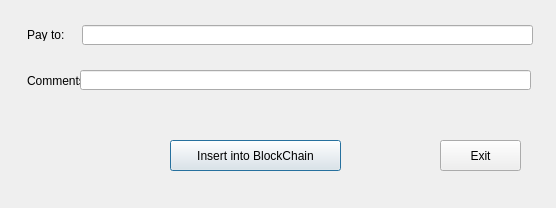
<?xml version="1.0" encoding="UTF-8"?>
<ui version="4.0">
 <class>CommentDialog</class>
 <widget class="QDialog" name="CommentDialog">
  <property name="geometry">
   <rect>
    <x>0</x>
    <y>0</y>
    <width>556</width>
    <height>208</height>
   </rect>
  </property>
  <property name="windowTitle">
   <string>Insert your comments into blockchain</string>
  </property>
  <widget class="QPushButton" name="insertButton">
   <property name="geometry">
    <rect>
     <x>170</x>
     <y>140</y>
     <width>171</width>
     <height>31</height>
    </rect>
   </property>
   <property name="text">
    <string>Insert into BlockChain</string>
   </property>
   <property name="icon">
    <iconset resource="../hostcoin.qrc">
     <normaloff>:/icons/add</normaloff>:/icons/add</iconset>
   </property>
  </widget>
  <widget class="QDialogButtonBox" name="buttonBox">
   <property name="geometry">
    <rect>
     <x>610</x>
     <y>415</y>
     <width>81</width>
     <height>26</height>
    </rect>
   </property>
   <property name="standardButtons">
    <set>QDialogButtonBox::NoButton</set>
   </property>
   <property name="centerButtons">
    <bool>true</bool>
   </property>
  </widget>
  <widget class="QLineEdit" name="addrEdit">
   <property name="geometry">
    <rect>
     <x>82</x>
     <y>25</y>
     <width>451</width>
     <height>20</height>
    </rect>
   </property>
   <property name="toolTip">
    <string>Recipient address</string>
   </property>
   <property name="statusTip">
    <string>Recipient address</string>
   </property>
  </widget>
  <widget class="QLabel" name="label">
   <property name="geometry">
    <rect>
     <x>27</x>
     <y>29</y>
     <width>54</width>
     <height>12</height>
    </rect>
   </property>
   <property name="text">
    <string>Pay to:</string>
   </property>
  </widget>
  <widget class="QLabel" name="label_2">
   <property name="geometry">
    <rect>
     <x>27</x>
     <y>75</y>
     <width>54</width>
     <height>12</height>
    </rect>
   </property>
   <property name="text">
    <string>Comments</string>
   </property>
  </widget>
  <widget class="QPushButton" name="pushButton">
   <property name="geometry">
    <rect>
     <x>440</x>
     <y>140</y>
     <width>81</width>
     <height>31</height>
    </rect>
   </property>
   <property name="maximumSize">
    <size>
     <width>16777215</width>
     <height>16177186</height>
    </size>
   </property>
   <property name="text">
    <string>Exit</string>
   </property>
   <property name="icon">
    <iconset resource="../hostcoin.qrc">
     <normaloff>:/icons/quit</normaloff>:/icons/quit</iconset>
   </property>
  </widget>
  <widget class="QLineEdit" name="txtComment">
   <property name="geometry">
    <rect>
     <x>80</x>
     <y>70</y>
     <width>451</width>
     <height>20</height>
    </rect>
   </property>
  </widget>
 </widget>
 <resources>
  <include location="../hostcoin.qrc"/>
 </resources>
 <connections/>
</ui>
